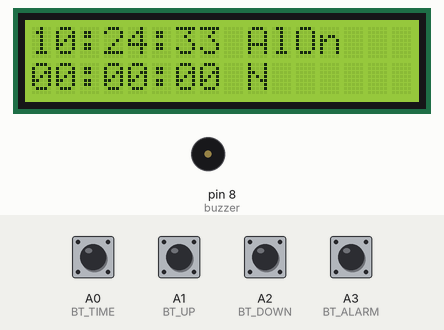
Simulated run of this sketch. Board: Arduino Uno, built with avr-gcc and run on an emulated ATmega328P. Parts: 16×2 character LCD, buzzer (waves = sounding, pin HIGH). The inputs (shaded band) are chosen by the test bench; at power-on: A0 (BT_TIME), A1 (BT_UP), A2 (BT_DOWN), A3 (BT_ALARM) HIGH. The local clock reads 2024-03-15 10:24:30 at power-on unless the sketch sets it.

Above: at 3.2 s.
3.3 s: A3 (BT_ALARM) pulled LOW for 0.15 s
At 3.7 s:
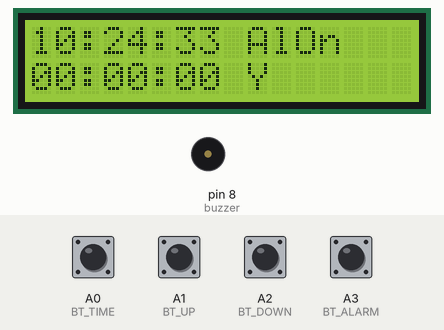
5.4 s: A0 (BT_TIME) pulled LOW for 0.15 s
7.3 s: A1 (BT_UP) pulled LOW for 0.15 s
At 7.74 s:
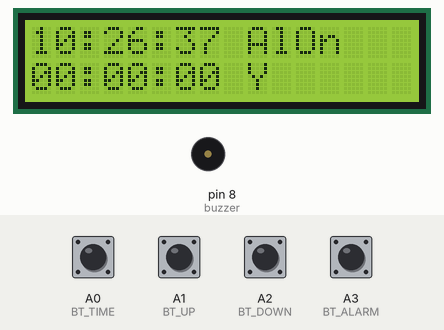
8.9 s: A2 (BT_DOWN) pulled LOW for 0.15 s
At 9.27 s:
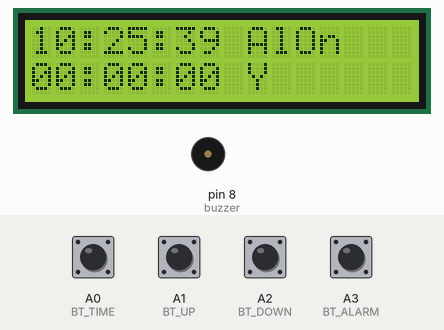
10.5 s: A0 (BT_TIME) pulled LOW for 1 s
13.0 s: A1 (BT_UP) pulled LOW for 1 s
At 14.29 s:
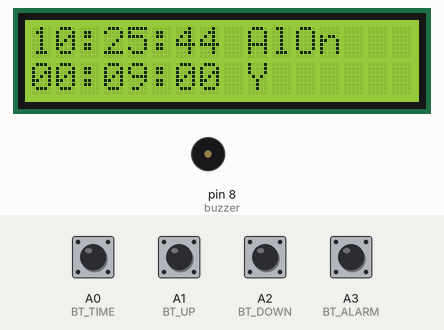

The sketch:

alarmclock.ino
```cpp
#include <DS3231.h>
#include <Wire.h>
#include <LiquidCrystal.h>
#include <EEPROM.h>

DS3231 clock1;
LiquidCrystal lcd(2, 3, 4, 5, 6, 7);
#define buzzer 8

// Constants for button pins
#define BT_TIME A0
#define BT_UP A1
#define BT_DOWN A2
#define BT_ALARM A3

enum AlarmStatus {
  ALARM_DEACTIVATED,
  ALARM_ACTIVATED
};

int setMode = 0, mode = 0, setAlarm = 0, alarmMode=0;

int hh = 0, mm = 0, ss = 0;
int ahh = 0, amm = 0, ass = 0;
bool h12Flag = false, pmFlag = false;
int AlarmHH = 21, AlarmMM = 22, AlarmSS = 23;
AlarmStatus alarmStatus = ALARM_DEACTIVATED;
bool flag = false;

void setup() {
  Serial.begin(9600);
	Wire.begin();
  pinMode(BT_TIME, INPUT_PULLUP);
  pinMode(BT_UP, INPUT_PULLUP);
  pinMode(BT_DOWN, INPUT_PULLUP);
  pinMode(BT_ALARM, INPUT_PULLUP);
  pinMode(buzzer, OUTPUT);
  lcd.begin(16, 2);
  lcd.setCursor(0, 0);
  lcd.print(" Real Time Clock ");
  lcd.setCursor(0, 1);
  lcd.print("   With Alarm ");
  delay(2000);
  lcd.clear();
  ReadEeprom();
}

void loop() {
hh = clock1.getHour(h12Flag, pmFlag);
  mm = clock1.getMinute();
  ss = clock1.getSecond();
    if(hh>23)hh=0;
    if(mm>59)mm=0;
    if(ss>59)ss=0;
    if(ahh>23)ahh=0;
    if(amm>59)amm=0;
    if(ass>59)ass=0;

    if(hh == -1)hh=23;
    if(mm == -1)mm=59;
    if(ss == -1)ss=59;
    if(ahh == -1)ahh=23;
    if(amm == -1)amm=59;
    if(ass == -1)ass=59;

    lcd.setCursor(0, 0);
    lcd.print((hh / 10) % 10);
    lcd.print(hh % 10);
    lcd.print(":");
    lcd.print((mm / 10) % 10);
    lcd.print(mm % 10);
    lcd.print(":");
    lcd.print((ss / 10) % 10);
    lcd.print(ss % 10);
    lcd.print(" ");
    lcd.print("AlOn");

    lcd.setCursor(0, 1);
    lcd.print((ahh / 10) % 10);
    lcd.print(ahh % 10);
    lcd.print(":");
    lcd.print((amm / 10) % 10);
    lcd.print(amm % 10);
    lcd.print(":");
    lcd.print((ass / 10) % 10);
    lcd.print(ass % 10);
    lcd.print(" ");
    if (mode == 1) {
      lcd.write("Y");
    } else {
      lcd.print("N");
    }

  checkAlarm();
  controls();
  delay(100);
  blinking();
}

void setAlarmTime() {
  lcd.clear();
  setAlarm = 1;
  while (setAlarm <= 4) {
    lcd.setCursor(0, 0);
    lcd.print("Set Alarm: ");
    lcd.setCursor(0, 1);
    lcd.print(AlarmHH, DEC);
    lcd.print(":");
    lcd.print(AlarmMM, DEC);
    lcd.print(":");
    lcd.print(AlarmSS, DEC);
    if (setAlarm == 1) {
      lcd.setCursor(0, 0);
      lcd.print(">Hour");
    }
    if (setAlarm == 2) {
      lcd.setCursor(3, 0);
      lcd.print(">Minute");
    }
    if (setAlarm == 3) {
      lcd.setCursor(6, 0);
      lcd.print(">Second");
    }
    if (setAlarm == 4) {
      lcd.setCursor(0, 1);
      lcd.print(">Finish");
    }
  }
  setAlarm = 0;
}

void controls(void) {
 if(digitalRead (BT_TIME) == 0 ) {
  setMode++;
  if(setMode == 6 ){
    setMode = 0;
  }
 }

 if(digitalRead (BT_ALARM) == 0 ){
   if(mode == 1){
     mode = 0;
   }else{
     mode = 1;
   }
 }


 if(digitalRead (BT_UP) == 0){
if ( setMode == 0){hh++;clock1.setSecond(hh);}
if ( setMode == 1){mm++;clock1.setMinute(mm);}
if ( setMode == 2){ss++;clock1.setHour(ss);}
if (setMode == 3){ahh++;}
if ( setMode == 4){amm++;}
if (setMode == 5){ass++;}
 }

if(digitalRead (BT_DOWN) == 0){
if ( setMode == 0){hh--;clock1.setSecond(hh);}
if ( setMode == 1){mm--;clock1.setMinute(mm);}
if ( setMode == 2){ss--;clock1.setHour(ss);}
if (setMode == 3){ahh--;}
if ( setMode == 4){amm--;}
if (setMode == 5){ass--;}
 }

}

void blinking (){
//BLINKING SCREEN
if ( setMode == 1){lcd.setCursor(0,0);  lcd.print("  ");}
if ( setMode == 2){lcd.setCursor(3,0);  lcd.print("  ");}
if ( setMode == 3){lcd.setCursor(6,0);  lcd.print("  ");}
if (setMode == 4){lcd.setCursor(1,1);  lcd.print("   ");}
if ( setMode == 5){lcd.setCursor(5,1);  lcd.print("  ");}
if (setMode == 0){lcd.setCursor(8,1);  lcd.print("  ");}
}

void checkAlarm() {
  if (mode == 1 && hh == ahh && mm == amm && ss >= ass) {
    digitalWrite(buzzer, HIGH);
    delay(3000);
    digitalWrite(buzzer, LOW);
  }
  else{
    digitalWrite(buzzer, LOW);
  }
}

void ReadEeprom () {
  AlarmHH=EEPROM.read(1);
  AlarmMM=EEPROM.read(2);
  AlarmSS=EEPROM.read(3);

  mode=EEPROM.read(4);
}
void WriteEeprom () {
  EEPROM.write(1,AlarmHH);
  EEPROM.write(2,AlarmMM);
  EEPROM.write(3,AlarmSS);

  EEPROM.write(4,mode);
}
```

Measured:
- after the input at 3.3 s, the display: first differs from a run without the input after 0.20 s (image 1)
- what the display in image 1 shows lasts 0.4 s, from 3.5 s to 3.9 s
